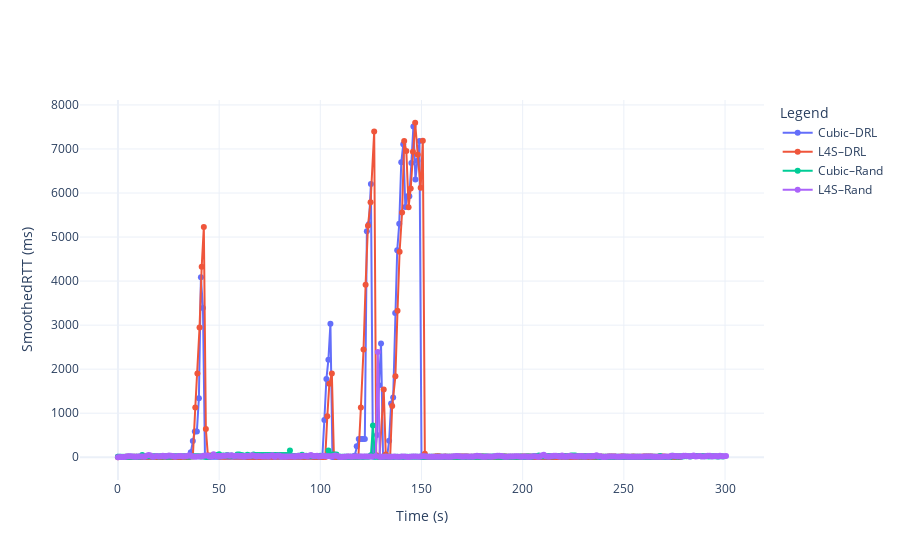
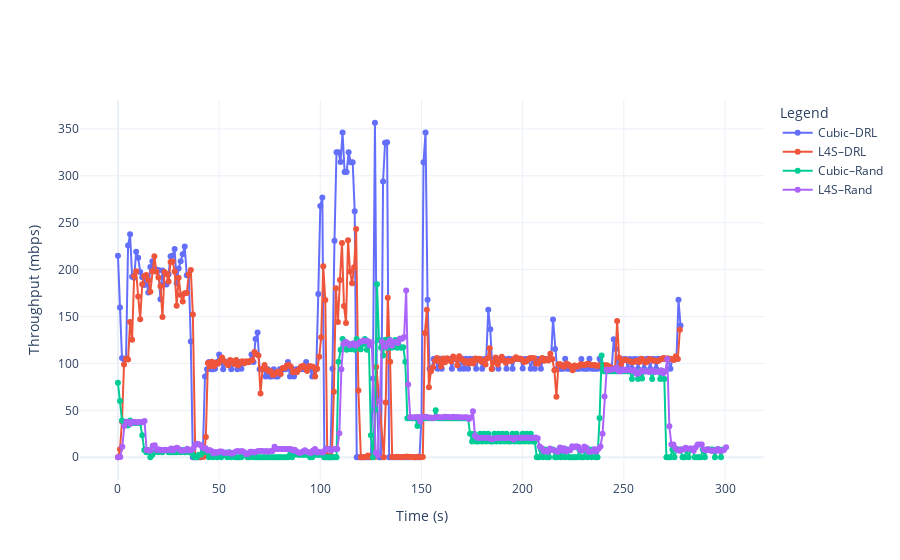
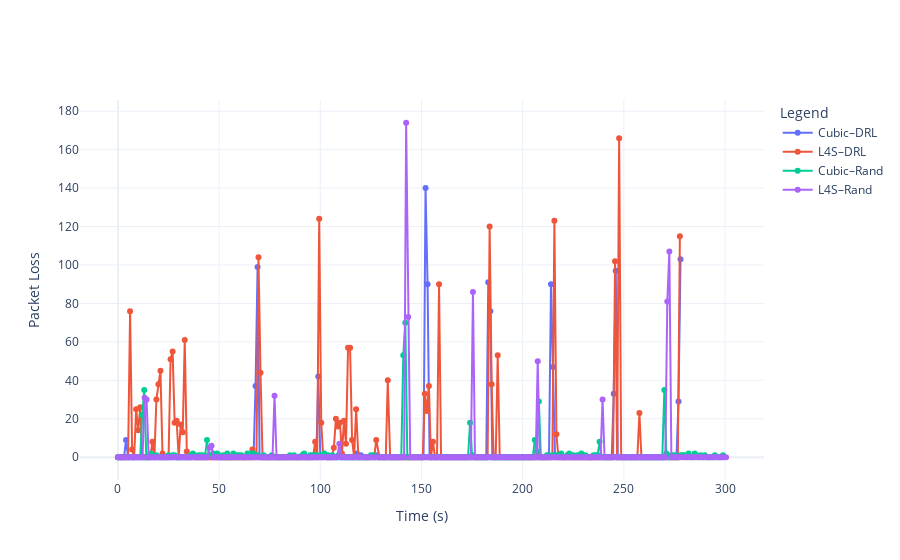
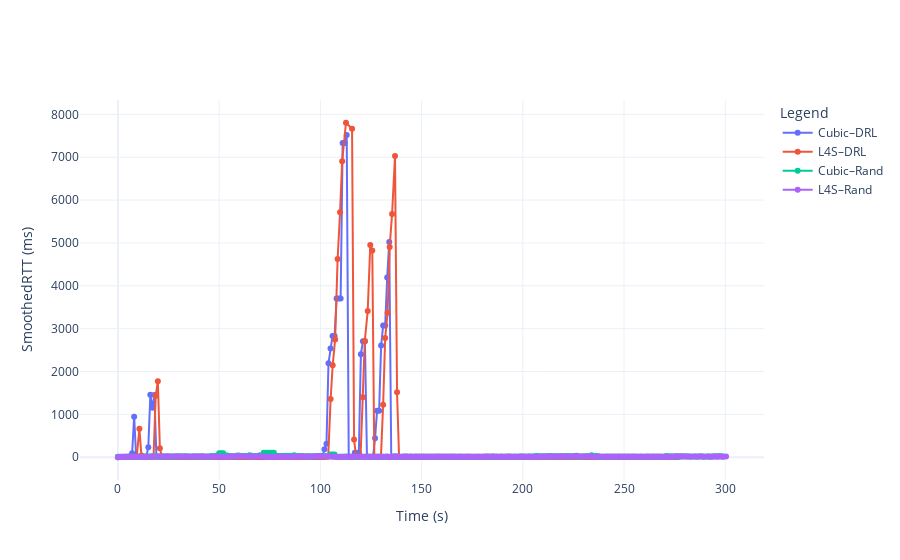

Notebook source saved alongside these figures, in order:
### Markdown cell above
# Plotly

### Code cell
for sno_aqm in range(len(latest_folders)):
    print("*=*"*50)
    print("AQM: ",latest_folders[sno_aqm]['tag'])
    print(latest_folders[sno_aqm])

    try:
        print("Try Success")
        
        paths = {
            "Cubic–DRL":extract_iperf3_data_df(latest_folders[sno_aqm]['DRL_allocation'][0]),
            "L4S–DRL":extract_udp_prague_to_dataframe(latest_folders[sno_aqm]['DRL_allocation'][2]),
            "Cubic–Rand":extract_iperf3_data_df(latest_folders[sno_aqm]['Random_allocation'][0]),
            "L4S–Rand":extract_udp_prague_to_dataframe(latest_folders[sno_aqm]['Random_allocation'][2]),
        }


        # paths = {
        #     "Cubic–DRL":remove_outliers_iqr(extract_iperf3_data_df(latest_folders[sno_aqm]['DRL_allocation'][0])),
        #     "L4S–DRL":remove_outliers_iqr(extract_udp_prague_to_dataframe(latest_folders[sno_aqm]['DRL_allocation'][2])),
        #     "Cubic–Rand":remove_outliers_iqr(extract_iperf3_data_df(latest_folders[sno_aqm]['Random_allocation'][0])),
        #     "L4S–Rand":remove_outliers_iqr(extract_udp_prague_to_dataframe(latest_folders[sno_aqm]['Random_allocation'][2])),
        # }
        
        plot_all_boxplot(paths, tag)

        # scenario = "SmoothedRTT_UDPPraguevsCubic"
        # plot_plotly_graph(
        #     paths=paths,
        #     ycolumn="SmoothedRTT",
        #     title=f"{scenario} SmoothedRTT",
        #     xlabel="Time (s)",
        #     ylabel="SmoothedRTT (ms)",
        #     filename=f'{scenario}',
        #     graph_directory=graph_directory,
        # )

        # scenario = "Thrpt_UDPPraguevsCubic"
        # plot_plotly_graph(
        #     paths=paths,
        #     ycolumn="thrpt",
        #     title=f"{scenario} Throughput",
        #     xlabel="Time (s)",
        #     ylabel="Throughput (mbps)",
        #     filename=f'{scenario}',
        #     graph_directory=graph_directory,
        # )

        # scenario = "PktLoss_UDPPraguevsCubic"
        # plot_plotly_graph(
        #     paths=paths,
        #     ycolumn="Lost_Packets",
        #     title=f"{scenario} Packet Loss",
        #     xlabel="Time (s)",
        #     ylabel="Packet Loss",
        #     filename=f'{scenario}',
        #     graph_directory=graph_directory,
        # )



    except Exception as e:
        print(f"An error occurred while extracting and processing data: {e}")
    print("==== SUccess +++")

### Figure 1 — Plotly figure (JSON) as saved in the notebook; plotly's stock layout.template omitted (floating-point values rounded to 4 significant figures; data arrays with more than 128 entries replaced by an {"elided": "..."} marker saying what was removed)
{"data": [{"mode": "lines+markers", "name": "Cubic–DRL", "type": "scatter", "x": {"elided": "279 float values"}, "y": {"elided": "279 float values"}}, {"mode": "lines+markers", "name": "L4S–DRL", "type": "scatter", "x": {"elided": "272 float values"}, "y": {"elided": "272 float values"}}, {"mode": "lines+markers", "name": "Cubic–Rand", "type": "scatter", "x": {"elided": "300 float values"}, "y": {"elided": "300 float values"}}, {"mode": "lines+markers", "name": "L4S–Rand", "type": "scatter", "x": {"elided": "300 float values"}, "y": {"elided": "300 float values"}}], "layout": {"legend": {"title": {"text": "Legend"}}, "title": {"text": ""}, "xaxis": {"title": {"text": "Time (s)"}}, "yaxis": {"title": {"text": "SmoothedRTT (ms)"}}}}

### Figure 2 — Plotly figure (JSON) as saved in the notebook; plotly's stock layout.template omitted (floating-point values rounded to 4 significant figures; data arrays with more than 128 entries replaced by an {"elided": "..."} marker saying what was removed)
{"data": [{"mode": "lines+markers", "name": "Cubic–DRL", "type": "scatter", "x": {"elided": "279 float values"}, "y": {"elided": "279 float values"}}, {"mode": "lines+markers", "name": "L4S–DRL", "type": "scatter", "x": {"elided": "272 float values"}, "y": {"elided": "272 float values"}}, {"mode": "lines+markers", "name": "Cubic–Rand", "type": "scatter", "x": {"elided": "300 float values"}, "y": {"elided": "300 float values"}}, {"mode": "lines+markers", "name": "L4S–Rand", "type": "scatter", "x": {"elided": "300 float values"}, "y": {"elided": "300 float values"}}], "layout": {"legend": {"title": {"text": "Legend"}}, "title": {"text": ""}, "xaxis": {"title": {"text": "Time (s)"}}, "yaxis": {"title": {"text": "Throughput (mbps)"}}}}

### Figure 3 — Plotly figure (JSON) as saved in the notebook; plotly's stock layout.template omitted (floating-point values rounded to 4 significant figures; data arrays with more than 128 entries replaced by an {"elided": "..."} marker saying what was removed)
{"data": [{"mode": "lines+markers", "name": "Cubic–DRL", "type": "scatter", "x": {"elided": "279 float values"}, "y": {"elided": "279 int values"}}, {"mode": "lines+markers", "name": "L4S–DRL", "type": "scatter", "x": {"elided": "272 float values"}, "y": {"elided": "272 int values"}}, {"mode": "lines+markers", "name": "Cubic–Rand", "type": "scatter", "x": {"elided": "300 float values"}, "y": {"elided": "300 int values"}}, {"mode": "lines+markers", "name": "L4S–Rand", "type": "scatter", "x": {"elided": "300 float values"}, "y": {"elided": "300 int values"}}], "layout": {"legend": {"title": {"text": "Legend"}}, "title": {"text": ""}, "xaxis": {"title": {"text": "Time (s)"}}, "yaxis": {"title": {"text": "Packet Loss"}}}}

### Figure 4 — Plotly figure (JSON) as saved in the notebook; plotly's stock layout.template omitted (floating-point values rounded to 4 significant figures; data arrays with more than 128 entries replaced by an {"elided": "..."} marker saying what was removed)
{"data": [{"mode": "lines+markers", "name": "Cubic–DRL", "type": "scatter", "x": {"elided": "277 float values"}, "y": {"elided": "277 float values"}}, {"mode": "lines+markers", "name": "L4S–DRL", "type": "scatter", "x": {"elided": "271 float values"}, "y": {"elided": "271 float values"}}, {"mode": "lines+markers", "name": "Cubic–Rand", "type": "scatter", "x": {"elided": "300 float values"}, "y": {"elided": "300 float values"}}, {"mode": "lines+markers", "name": "L4S–Rand", "type": "scatter", "x": {"elided": "280 float values"}, "y": {"elided": "280 float values"}}], "layout": {"legend": {"title": {"text": "Legend"}}, "title": {"text": ""}, "xaxis": {"title": {"text": "Time (s)"}}, "yaxis": {"title": {"text": "SmoothedRTT (ms)"}}}}
